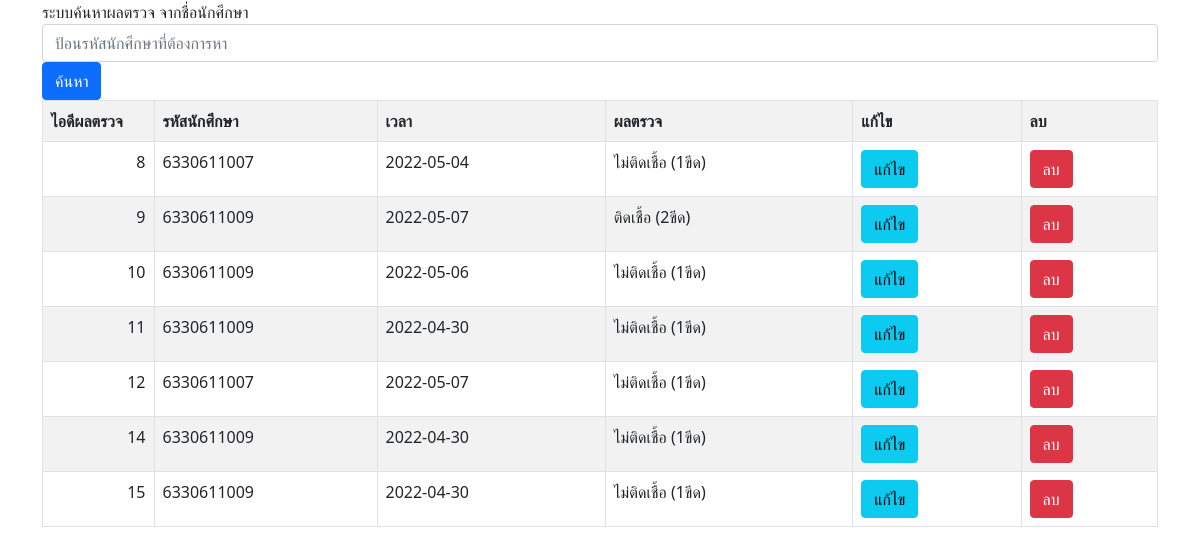
/Sys_old/admin_old/kcode/show_atk_result.php, run on the app's committed database.
### tables this page shows
CREATE TABLE `atk_test` (
  `AT_ID` int(10) NOT NULL,
  `atopen_id` int(10) NOT NULL,
  `user_id` varchar(20) NOT NULL,
  `Date` varchar(100) NOT NULL,
  `result` varchar(100) NOT NULL
);

### Sys_old/admin_old/kcode/show_atk_result.php (the view, shortened to what this page needs)
<?php
$search = isset($_GET['search']) ? $_GET['search']:'';
$connect = mysqli_connect("localhost", "root", "", "project_atk");
$sql = "SELECT * FROM atk_test WHERE user_id LIKE '%$search%'";
$result = mysqli_query($connect, $sql);
?>
<!DOCTYPE html>
<html lang="en">
<head>
    <link href="https://cdn.jsdelivr.net/npm/bootstrap@5.1.3/dist/css/bootstrap.min.css" rel="stylesheet">
</head>
<body>
    <div class="container">
        <div class="row">
            <br>
            <form method="get" id="form" enctype="multipart/form-data" action="" >
                <label for="exampleInputEmail1">ระบบค้นหาผลตรวจ จากชื่อนักศึกษา</label>
                <input type="text" class="form-control" id="search" name="search" placeholder="ป้อนรหัสนักศึกษาที่ต้องการหา">
                <button type="submit" class="btn btn-primary">ค้นหา</button>
            </form>
            <div class="col-12">
                <table class="table  table-striped table-hover table-bordered">
                    <tr>
                        <th width='10%'>ไอดีผลตรวจ</th>
                        <th width='20%'>รหัสนักศึกษา</th>
                        <th>เวลา</th>
                        <th>ผลตรวจ</th>
                        <th>แก้ไข</th>
                        <th>ลบ</th>
                    </tr>
                    <?php while ($row = mysqli_fetch_array($result, MYSQLI_ASSOC)) { ?>
                        <tr>
                            <td align='right'><?php echo $row["AT_ID"]; ?></td>
                            <td><?php echo $row["user_id"]; ?></td>
                            <td><?php echo $row["Date"]; ?></td>
                            <td><?php echo $row["result"]; ?></td>
                            <td>
                                <form action="del_atk_roud.php" method="post">
                                    <button type="submit" class="btn btn-info"> แก้ไข</button>
                                </form>
                            </td>
                            <td>
                                <form action="del_atk_roud.php" method="post">
                                    <button type="submit" class="btn btn-danger"> ลบ</button>
                                </form>
                            </td>
                        </tr>
                    <?php } ?>
                </table>
            </div>
        </div>
    </div>
</body>
</html>

### data on the page
atk_test: AT_ID "8", user "6330611007", Date "2022-05-04", result "ไม่ติดเชื้อ (1ขีด)"
atk_test: AT_ID "9", user "6330611009", Date "2022-05-07", result "ติดเชื้อ (2ขีด)"
atk_test: AT_ID "10", user "6330611009", Date "2022-05-06", result "ไม่ติดเชื้อ (1ขีด)"
atk_test: AT_ID "11", user "6330611009", Date "2022-04-30", result "ไม่ติดเชื้อ (1ขีด)"
atk_test: AT_ID "12", user "6330611007", Date "2022-05-07", result "ไม่ติดเชื้อ (1ขีด)"
atk_test: AT_ID "14", user "6330611009", Date "2022-04-30", result "ไม่ติดเชื้อ (1ขีด)"
atk_test: AT_ID "15", user "6330611009", Date "2022-04-30", result "ไม่ติดเชื้อ (1ขีด)"
